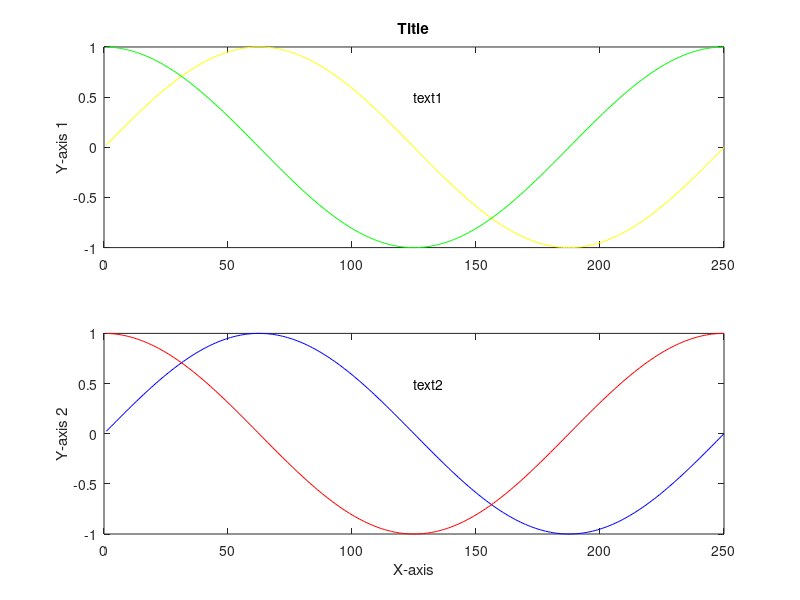

Write the MATLAB code that produced this figure.
% graptest: a quickie demo of the graphing utilities.function graptest()doubleH = figure;s1H = subplot(2,1,1);s2H = subplot(2,1,2);set(s1H, 'Box','on');set(s2H, 'Box','on');subplot(2,1,1)plot(1:250,sin(2*pi*(1:250)/250),'y')hold onplot(1:250,cos(2*pi*(1:250)/250),'g')text(125,.5, 'text1')title('Title')ylabel('Y-axis 1')subplot(2,1,2)plot(1:250,sin(2*pi*(1:250)/250),'b')hold onplot(1:250,cos(2*pi*(1:250)/250),'r')text(125,.5, 'text2')ylabel('Y-axis 2')xlabel('X-axis')%set(s1H, 'units', 'inches');%set(s2H, 'units', 'inches');disp('Try some of the graph modification tools:')disp('   axisedit, linedit, textedit, posedit')disp('   dragger, and draw.  Complete help is')disp('   available in the ''contents.txt'' file')